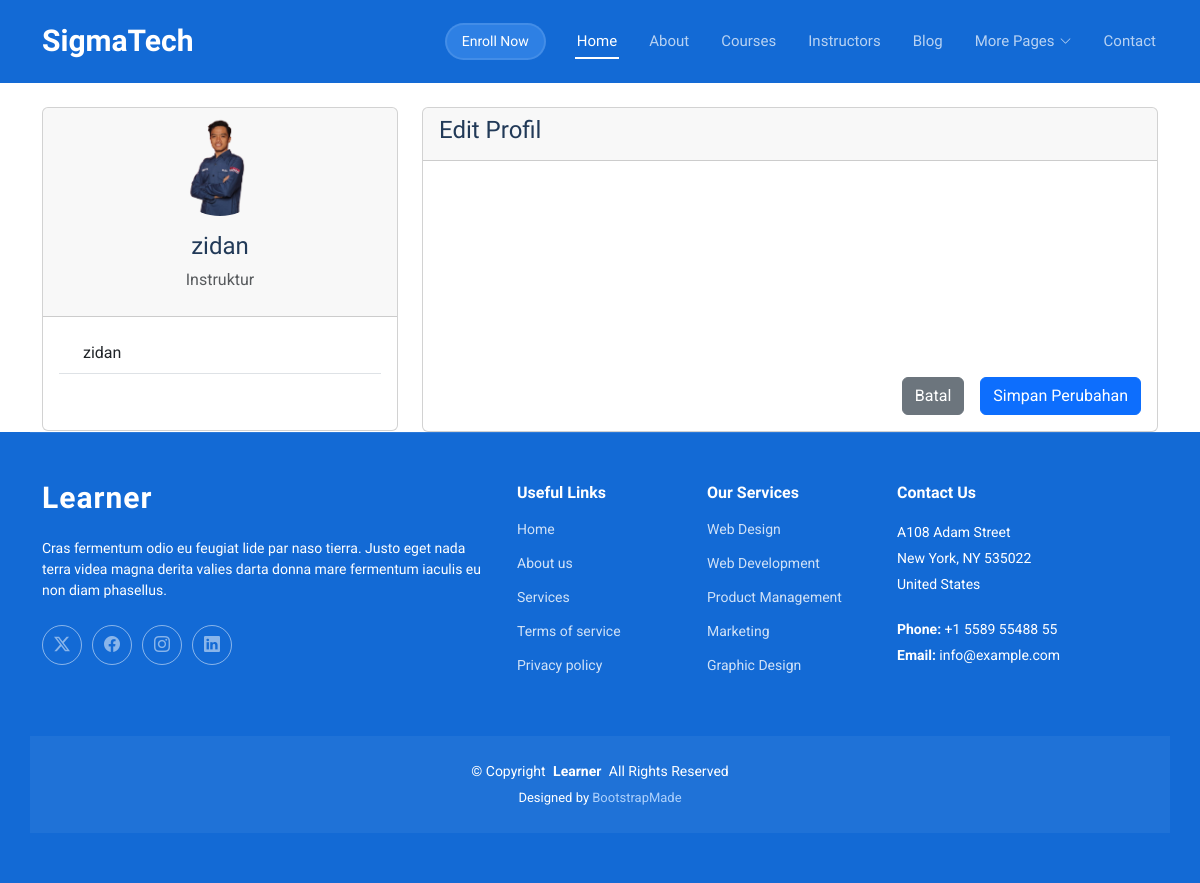
Screenshot of /users/profile/edit/ (signed in) with the database file from the repository.
### users/models.py (models this page shows, shortened)
class User(AbstractUser):
    ROLE_CHOICES = (
        ('student', 'Siswa'),
        ('instructor', 'Instruktur'),
    )
    role = models.CharField(max_length=20, choices=ROLE_CHOICES, default='student')
    bio = models.TextField(max_length=500, blank=True)
    profile_picture = models.ImageField(upload_to='profile_pics/', blank=True, null=True)
    phone_number = models.CharField(max_length=15, blank=True)

### users/views.py (the view, shortened to what this page needs)
# urls.py: path('profile/edit/', views.profile_edit, name='profile_edit'),
@login_required
def profile_edit(request):
    return render(request, 'users/profile_edit.html', {'user': request.user})

### templates/users/profile_edit.html (shortened to what this page needs)
{% extends 'base.html' %}
{% block content %}
<div class="container mt-4">
    <div class="row">
        <div class="col-md-4">
            <div class="card">
                <div class="card-header text-center">
                    {% if user.profile_picture %}
                        <img src="{{ user.profile_picture.url }}" class="rounded-circle mb-3" style="width: 100px; height: 100px; object-fit: cover;" alt="{{ user.username }}">
                    {% else %}
                        <div class="rounded-circle bg-secondary d-flex align-items-center justify-content-center mb-3" style="width: 100px; height: 100px;">
                            <i class="fas fa-user fa-3x text-white"></i>
                        </div>
                    {% endif %}
                    <h4>{{ user.get_full_name|default:user.username }}</h4>
                    <p class="text-muted">{{ user.get_role_display }}</p>
                </div>
                <div class="card-body">
                    <ul class="list-group list-group-flush">
                        <li class="list-group-item">
                             {{ user.username }}
                        </li>
                        <li class="list-group-item">
                        </li>
                    </ul>
                </div>
            </div>
        </div>
        <div class="col-md-8">
            <div class="card">
                <div class="card-header">
                    <h4>Edit Profil</h4>
                </div>
                <div class="card-body">
                    <form method="post" enctype="multipart/form-data">
                        <div class="row">
                            <div class="col-md-6">
                                <div class="mb-3">
                                </div>
                            </div>
                            <div class="col-md-6">
                                <div class="mb-3">
                                </div>
                            </div>
                        </div>
                        <div class="mb-3">
                        </div>
                        <div class="mb-3">
                        </div>
                        <div class="mb-3">
                        </div>
                        <div class="mb-3">
                        </div>
                        <div class="d-grid gap-2 d-md-flex justify-content-md-end">
                            <a href="{% url 'profile' %}" class="btn btn-secondary me-md-2">Batal</a>
                            <button type="submit" class="btn btn-primary">Simpan Perubahan</button>
                        </div>
                    </form>
                </div>
            </div>
        </div>
    </div>
</div>
{% endblock %}

### rows the page displays
User: profile_picture (picture), get_full_name "zidan", role "Instruktur", username "zidan"
